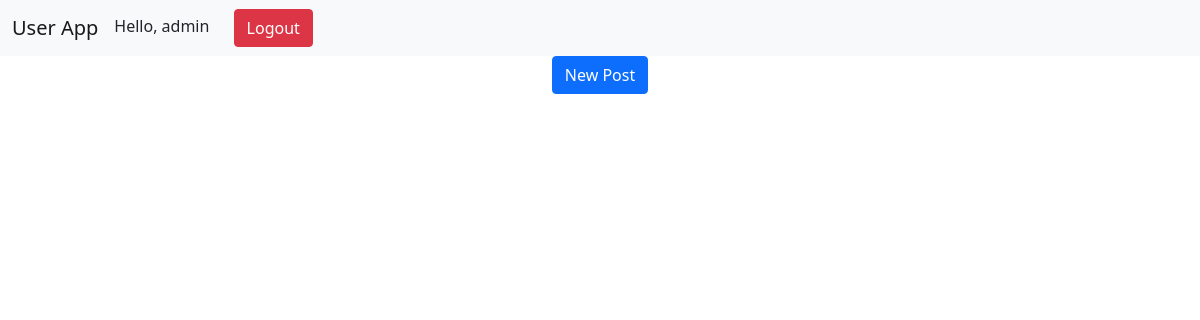
Page / (signed in) on the earlier database version.
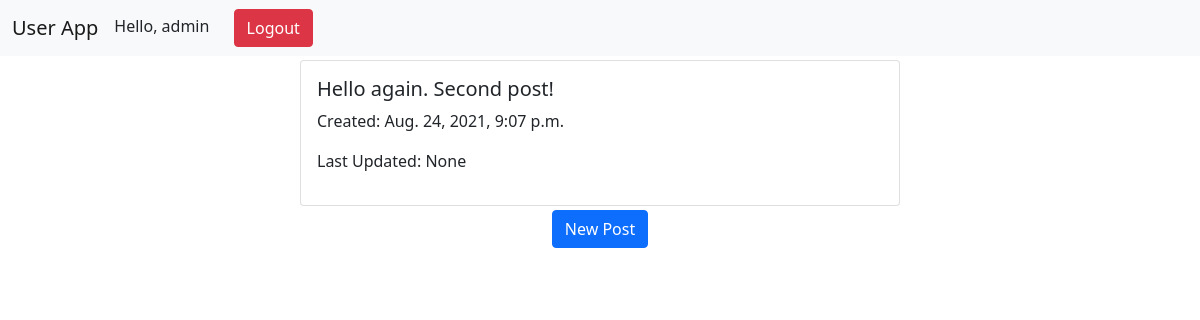
Same page on the later database version.
### user/models.py (models this page shows, shortened)
class Post(models.Model):
    user = models.ForeignKey(User, on_delete=models.SET_NULL, null=True, blank=True)
    text = models.TextField(null=True)
    created_at = models.DateTimeField(auto_now_add=True)
    updated_at = models.DateTimeField(null=True)

### user/views.py (the view)
# urls.py: path('', home_page, name='home'),
@login_required(login_url='login')
def home_page(request):
    user_posts = Post.objects.filter(user=request.user)
    context = {
        'posts': user_posts
    }
    return render(request, 'user/home.html', context)

### user/templates/user/home.html (shortened to what this page needs)
<!DOCTYPE html>
<html lang="en">
<head>
        <link href="https://cdn.jsdelivr.net/npm/bootstrap@5.1.0/dist/css/bootstrap.min.css" rel="stylesheet">
    {% load static %}
    <link rel="stylesheet" href="{% static 'user/main.css' %}" type="text/css"/>
</head>
<body>
    {% include 'user/header.html' %}
    <div class="posts-container">
        {% for item in posts %}
        <div class="card my-1 mx-4 col-lg-6">
          <div class="card-body">
              <h5>{{ item.text }}</h5>
              <p>Created: {{ item.created_at }}</p>
              <p>Last Updated: {{ item.updated_at }}</p>
          </div>
        </div>
        {% endfor %}
        <a href="{% url 'create-post' %}" class="btn btn-primary">New Post</a>
    </div>
</body>
</html>

Differences in the rows shown:
added Post: text "Hello again. Second post!", created_at "Aug. 24, 2021, 9:07 p.m.", updated_at "None"
